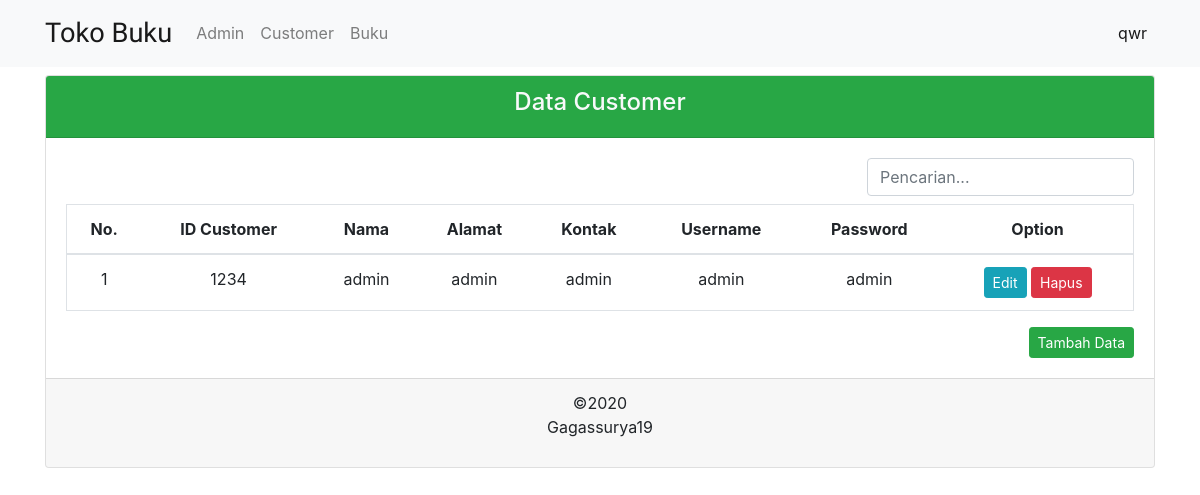
Page /customer.php (signed in) on the committed database.
### tables this page shows
CREATE TABLE `customer` (
  `id_customer` varchar(30) NOT NULL,
  `nama` varchar(200) NOT NULL,
  `alamat` varchar(400) NOT NULL,
  `kontak` varchar(20) NOT NULL,
  `username` varchar(100) NOT NULL,
  `password` varchar(300) NOT NULL
);

### customer.php (the view, shortened to what this page needs)
<?php
  include("config.php");
 ?>
<!DOCTYPE html>
<html lang="en" dir="ltr">
  <head>
    <link rel="stylesheet" href="assets/css/bootstrap.min.css">
  </head>
  <body>
    <?php
      include("navbar_admin.php");
    ?>
    <?php
      if (isset($_POST["find"])) {
        $find = $_POST["find"];
        $sql = "select * from customer
                where id_customer like '%$find%'
                or nama like '%$find%'
                or alamat like '%$find%'
                or kontak like '%$find%'
                or username like '%$find%'
                or password like '%$find%'";
      } else {
        $sql = "select * from customer";
      }
      $query = mysqli_query($connect, $sql);
     ?>
    <div class="container">
      <div class="card">
        <div class="card-header bg-success text-light text-center">
          <h4>Data Customer</h4>
        </div>
        <div class="card-body">
          <div class="overflow-auto text-center">
          <form action="customer.php" method="post">
            <input type="text" name="find" class="form-control mb-2 col-sm-3 float-right" placeholder="Pencarian...">
          </form>
          <table class="table border">
            <thead>
              <th>No.</th>
              <th>ID Customer</th>
              <th>Nama</th>
              <th>Alamat</th>
              <th>Kontak</th>
              <th>Username</th>
              <th>Password</th>
              <th>Option</th>
            </thead>
            <tbody>
              <?php
                $number = 1;
                foreach ($query as $customer): ?>
                <tr>
                  <td>
                    <?php echo $number ?>
                  </td>
                  <td><?php echo $customer["id_customer"] ?></td>
                  <td><?php echo $customer["nama"] ?></td>
                  <td><?php echo $customer["alamat"] ?></td>
                  <td><?php echo $customer["kontak"] ?></td>
                  <td><?php echo $customer["username"] ?></td>
                  <td><?php echo $customer["password"] ?></td>
                  <td>
                    <button type="button" name="Edit" class="btn btn-sm btn-info"
                            data-toggle="modal" data-target="#modal_customer"
                            onclick='Edit(<?php echo json_encode($customer);?>)'>Edit</button>
                    <a href="process_crud_customer.php?hapus=true&id_customer=<?php echo $customer["id_customer"];?>"
                        onclick="return confirm('Apakah anda yakin ingin menghapus data ini ?')">
                        <button type="button" name="Hapus" class="btn btn-sm btn-danger"
                                data-toggle="modal" data-target="#modal_customer"
                                onclick="Hapus(<?php ?>);">
                          Hapus
                        </button>
                    </a>
                  </td>
                </tr>
              <?php $number++; endforeach; ?>
            </tbody>
          </table>
        </div>
          <button type="button" name="btnTambah" class="btn btn-sm btn-success float-right"
                  data-toggle="modal" data-target="#modal_customer" onclick="Add();">Tambah Data</button>
        </div>
        <div class="card-footer text-center">
          <p>&copy;2020 <br> Gagassurya19</p>
        </div>
      </div>
    </div>
  </body>
</html>

### rows in the picture
customer: id_customer "1234", nama "admin", alamat "admin", kontak "admin", username "admin", password "admin"

### other values in the picture
$_SESSION["nama"] "qwr"
